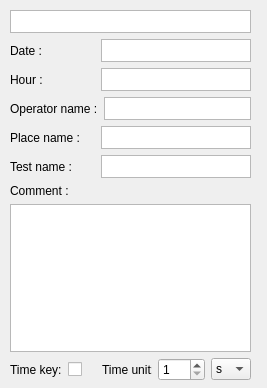
     <widget class="QWidget" name="page">
      <property name="geometry">
       <rect>
        <x>0</x>
        <y>0</y>
        <width>267</width>
        <height>388</height>
       </rect>
      </property>
      <attribute name="icon">
       <iconset resource="data_parser_3.qrc">
        <normaloff>:/images/info.png</normaloff>:/images/info.png</iconset>
      </attribute>
      <attribute name="label">
       <string>Info file</string>
      </attribute>
      <widget class="QWidget" name="verticalLayoutWidget">
       <property name="geometry">
        <rect>
         <x>10</x>
         <y>10</y>
         <width>241</width>
         <height>371</height>
        </rect>
       </property>
       <layout class="QVBoxLayout" name="verticalLayout_2">
        <item>
         <layout class="QHBoxLayout" name="horizontalLayout_14">
          <item>
           <widget class="QTextBrowser" name="title">
            <property name="maximumSize">
             <size>
              <width>300</width>
              <height>23</height>
             </size>
            </property>
            <property name="font">
             <font>
              <pointsize>8</pointsize>
             </font>
            </property>
            <property name="undoRedoEnabled">
             <bool>false</bool>
            </property>
           </widget>
          </item>
         </layout>
        </item>
        <item>
         <layout class="QHBoxLayout" name="horizontalLayout_28">
          <item>
           <widget class="QLabel" name="label_2">
            <property name="text">
             <string>Date :</string>
            </property>
           </widget>
          </item>
          <item>
           <widget class="QTextBrowser" name="date">
            <property name="maximumSize">
             <size>
              <width>150</width>
              <height>23</height>
             </size>
            </property>
            <property name="font">
             <font>
              <pointsize>8</pointsize>
             </font>
            </property>
           </widget>
          </item>
         </layout>
        </item>
        <item>
         <layout class="QHBoxLayout" name="horizontalLayout_30">
          <item>
           <widget class="QLabel" name="label_3">
            <property name="text">
             <string>Hour :</string>
            </property>
           </widget>
          </item>
          <item>
           <widget class="QTextBrowser" name="heure">
            <property name="maximumSize">
             <size>
              <width>150</width>
              <height>23</height>
             </size>
            </property>
            <property name="font">
             <font>
              <pointsize>8</pointsize>
             </font>
            </property>
           </widget>
          </item>
         </layout>
        </item>
        <item>
         <layout class="QHBoxLayout" name="horizontalLayout_31">
          <item>
           <widget class="QLabel" name="label_4">
            <property name="text">
             <string>Operator name :</string>
            </property>
           </widget>
          </item>
          <item>
           <widget class="QTextBrowser" name="nomOperateur">
            <property name="maximumSize">
             <size>
              <width>155</width>
              <height>23</height>
             </size>
            </property>
            <property name="font">
             <font>
              <pointsize>8</pointsize>
             </font>
            </property>
           </widget>
          </item>
         </layout>
        </item>
        <item>
         <layout class="QHBoxLayout" name="horizontalLayout_32">
          <item>
           <widget class="QLabel" name="label_5">
            <property name="text">
             <string>Place name :</string>
            </property>
           </widget>
          </item>
          <item>
           <widget class="QTextBrowser" name="nomSite">
            <property name="maximumSize">
             <size>
              <width>150</width>
              <height>23</height>
             </size>
            </property>
            <property name="font">
             <font>
              <pointsize>8</pointsize>
             </font>
            </property>
           </widget>
          </item>
         </layout>
        </item>
        <item>
         <layout class="QHBoxLayout" name="horizontalLayout_33">
          <item>
           <widget class="QLabel" name="label_6">
            <property name="text">
             <string>Test name :</string>
            </property>
           </widget>
          </item>
          <item>
           <widget class="QTextBrowser" name="nomEssai">
            <property name="maximumSize">
             <size>
              <width>150</width>
              <height>23</height>
             </size>
            </property>
            <property name="font">
             <font>
              <pointsize>8</pointsize>
             </font>
            </property>
           </widget>
          </item>
         </layout>
        </item>
        <item>
         <widget class="QLabel" name="label_7">
          <property name="text">
           <string>Comment :</string>
          </property>
         </widget>
        </item>
        <item>
         <widget class="QTextEdit" name="commentaire">
          <property name="maximumSize">
           <size>
            <width>250</width>
            <height>350</height>
           </size>
          </property>
          <property name="font">
           <font>
            <pointsize>8</pointsize>
           </font>
          </property>
          <property name="readOnly">
           <bool>true</bool>
          </property>
         </widget>
        </item>
        <item>
         <spacer name="verticalSpacer_10">
          <property name="orientation">
           <enum>Qt::Vertical</enum>
          </property>
          <property name="sizeHint" stdset="0">
           <size>
            <width>20</width>
            <height>40</height>
           </size>
          </property>
         </spacer>
        </item>
        <item>
         <spacer name="verticalSpacer_7">
          <property name="orientation">
           <enum>Qt::Vertical</enum>
          </property>
          <property name="sizeHint" stdset="0">
           <size>
            <width>20</width>
            <height>40</height>
           </size>
          </property>
         </spacer>
        </item>
        <item>
         <layout class="QHBoxLayout" name="horizontalLayout_8">
          <item>
           <widget class="QLabel" name="label">
            <property name="text">
             <string>Time key:</string>
            </property>
           </widget>
          </item>
          <item>
           <widget class="QCheckBox" name="checkBoxTimeAbsis">
            <property name="maximumSize">
             <size>
              <width>15</width>
              <height>16777215</height>
             </size>
            </property>
            <property name="text">
             <string/>
            </property>
           </widget>
          </item>
          <item>
           <spacer name="horizontalSpacer">
            <property name="orientation">
             <enum>Qt::Horizontal</enum>
            </property>
            <property name="sizeHint" stdset="0">
             <size>
              <width>40</width>
              <height>20</height>
             </size>
            </property>
           </spacer>
          </item>
          <item alignment="Qt::AlignRight">
           <widget class="QLabel" name="label_25">
            <property name="maximumSize">
             <size>
              <width>50</width>
              <height>16777215</height>
             </size>
            </property>
            <property name="text">
             <string>Time unit:</string>
            </property>
           </widget>
          </item>
          <item>
           <widget class="QSpinBox" name="spinBoxTimeUnit">
            <property name="maximumSize">
             <size>
              <width>50</width>
              <height>16777215</height>
             </size>
            </property>
            <property name="minimum">
             <number>1</number>
            </property>
            <property name="maximum">
             <number>999</number>
            </property>
           </widget>
          </item>
          <item>
           <widget class="QComboBox" name="comboBoxTimeUnit">
            <property name="maximumSize">
             <size>
              <width>40</width>
              <height>16777215</height>
             </size>
            </property>
            <item>
             <property name="text">
              <string>s</string>
             </property>
            </item>
            <item>
             <property name="text">
              <string>ms</string>
             </property>
            </item>
           </widget>
          </item>
         </layout>
        </item>
        <item>
         <spacer name="verticalSpacer_6">
          <property name="orientation">
           <enum>Qt::Vertical</enum>
          </property>
          <property name="sizeHint" stdset="0">
           <size>
            <width>20</width>
            <height>40</height>
           </size>
          </property>
         </spacer>
        </item>
       </layout>
      </widget>
     </widget>
